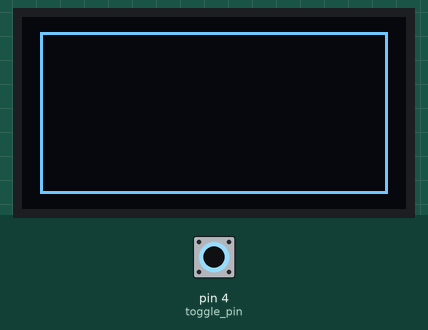
Bench run of a sketch on a simulated Arduino Uno, built with avr-gcc and run on an emulated ATmega328P. Parts: 128×64 one-colour display. The test bench sets the inputs (shaded band); at power-on: pin 4 (toggle_pin) LOW. What the sketch prints to the serial monitor is not drawn.

1.3 s: pin 4 (toggle_pin) driven HIGH
Above: at 2.0 s.
2.8 s: pin 4 (toggle_pin) driven LOW
5.8 s: pin 4 (toggle_pin) pulsed HIGH 2 times (0.12 s each, 0.3 s apart)
9.4 s: pin 4 (toggle_pin) pulsed HIGH 5 times (0.12 s each, 0.3 s apart)
Timing chart, 0 to 12.4 s (numbered marks = the images above; inputs shaded):
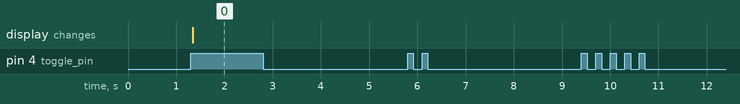

The sketch:

oled_only.ino
```cpp
#include <SPI.h>
#include <Wire.h>
#include <Adafruit_GFX.h>
#include <Adafruit_SSD1306.h>

#define SCREEN_WIDTH 128 // OLED display width, in pixels
#define SCREEN_HEIGHT 64 // OLED display height, in pixels

// Declaration for SSD1306 display connected using I2C
#define OLED_RESET     -1 // Reset pin
#define SCREEN_ADDRESS 0x3C
Adafruit_SSD1306 display(SCREEN_WIDTH, SCREEN_HEIGHT, &Wire, OLED_RESET);

int toggle_pin = 4;
int toggle_button = 1;
int p;
int q;
int r;


void setup()
{
  Serial.begin(9600);
  //pinMode(toggle_pin , INPUT)

    // initialize the OLED object
  if(!display.begin(SSD1306_SWITCHCAPVCC, SCREEN_ADDRESS))
  {
    Serial.println(F("SSD1306 allocation failed"));
    for(;;); // Don't proceed, loop forever
  }

  // Clear the buffer

}
void loop()
{
  oled_display(p , q , r);
}
void oled_display(int x , int y , int z)
{

  toggle_button = digitalRead(toggle_pin);
  if(toggle_button == 1)
  {
    //display.clearDisplay();

    //Display Text
    // display.setTextSize(2);
    // display.setTextColor(WHITE);
    // display.setCursor(10,5);
    // display.println(x);

    // display.setTextSize(2);
    // display.setTextColor(WHITE);
    // display.setCursor(10,27);
    // display.println(y);

    // display.setTextSize(2);
    // display.setTextColor(WHITE);
    // display.setCursor(10,49);
    // display.println(z);

    display.clearDisplay();
    display.drawRect(6, 5, 116, 54, WHITE);
    //display.fillRect(122, 25, 6, 15, WHITE);

    display.display();
    delay(2000);
    display.clearDisplay();
  }
  else
  {
    Serial.println("ooooooooops error!!!");
  }
}
```

Measured:
- after the input at 1.3 s, the display: changes at once (image 0)
- after the input at 2.8 s, every drawn part: stays the same
- after the input at 5.8 s, every drawn part: stays the same
- after the input at 9.4 s, every drawn part: stays the same
